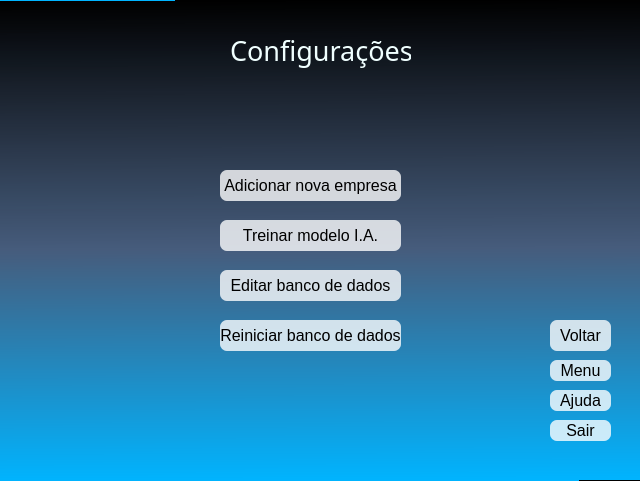
<?xml version="1.0" encoding="UTF-8"?>
<ui version="4.0">
 <class>MainWindow</class>
 <widget class="QMainWindow" name="MainWindow">
  <property name="geometry">
   <rect>
    <x>0</x>
    <y>0</y>
    <width>640</width>
    <height>481</height>
   </rect>
  </property>
  <property name="windowTitle">
   <string>MainWindow</string>
  </property>
  <property name="styleSheet">
   <string notr="true">background-color: qlineargradient(spread:repeat, x1:0.531, y1:1, x2:0.525584, y2:0, stop:0 rgba(0, 180, 255, 255), stop:0.482955 rgba(70, 92, 124, 255), stop:1 rgba(0, 0, 0, 246));</string>
  </property>
  <widget class="QWidget" name="centralwidget">
   <widget class="QPushButton" name="button_help">
    <property name="geometry">
     <rect>
      <x>550</x>
      <y>390</y>
      <width>61</width>
      <height>21</height>
     </rect>
    </property>
    <property name="styleSheet">
     <string notr="true">QPushButton {
background-color: rgba(255,255,255,200);    
color: rgb(0, 0, 0); 
font: 12pt;
font-family: &quot;Microsoft Sans Serif&quot;;
font-weight: 400;
border-radius: 7px;
}
QPushButton:hover{ 
background-color:rgba(255,255,255,255);
}</string>
    </property>
    <property name="text">
     <string>Ajuda</string>
    </property>
   </widget>
   <widget class="QPushButton" name="button_quit">
    <property name="geometry">
     <rect>
      <x>550</x>
      <y>420</y>
      <width>61</width>
      <height>21</height>
     </rect>
    </property>
    <property name="font">
     <font>
      <family>Microsoft Sans Serif</family>
      <pointsize>12</pointsize>
      <weight>50</weight>
      <italic>false</italic>
      <bold>false</bold>
     </font>
    </property>
    <property name="styleSheet">
     <string notr="true">QPushButton {
background-color: rgba(255,255,255,200);    
color: rgb(0, 0, 0); 
font: 12pt;
font-family: &quot;Microsoft Sans Serif&quot;;
font-weight: 400;
border-radius: 7px;
}
QPushButton:hover{ 
background-color:rgba(255,255,255,255);
}</string>
    </property>
    <property name="text">
     <string>Sair</string>
    </property>
   </widget>
   <widget class="QPushButton" name="button_menu">
    <property name="geometry">
     <rect>
      <x>550</x>
      <y>360</y>
      <width>61</width>
      <height>21</height>
     </rect>
    </property>
    <property name="styleSheet">
     <string notr="true">QPushButton {
background-color: rgba(255,255,255,200);    
color: rgb(0, 0, 0); 
font: 12pt;
font-family: &quot;Microsoft Sans Serif&quot;;
font-weight: 400;
border-radius: 7px;
}
QPushButton:hover{ 
background-color:rgba(255,255,255,255);
}</string>
    </property>
    <property name="text">
     <string>Menu</string>
    </property>
   </widget>
   <widget class="QPushButton" name="button_add_company">
    <property name="geometry">
     <rect>
      <x>220</x>
      <y>170</y>
      <width>181</width>
      <height>31</height>
     </rect>
    </property>
    <property name="font">
     <font>
      <family>Microsoft Sans Serif</family>
      <pointsize>12</pointsize>
      <weight>50</weight>
      <italic>false</italic>
      <bold>false</bold>
     </font>
    </property>
    <property name="layoutDirection">
     <enum>Qt::LeftToRight</enum>
    </property>
    <property name="styleSheet">
     <string notr="true">QPushButton {
background-color: rgba(255,255,255,200);    
color: rgb(0, 0, 0); 
font: 12pt;
font-family: &quot;Microsoft Sans Serif&quot;;
font-weight: 400;
border-radius: 7px;
}
QPushButton:hover{ 
background-color:rgba(255,255,255,255);
}</string>
    </property>
    <property name="text">
     <string>Adicionar nova empresa</string>
    </property>
   </widget>
   <widget class="QPushButton" name="button_train_AI">
    <property name="geometry">
     <rect>
      <x>220</x>
      <y>220</y>
      <width>181</width>
      <height>31</height>
     </rect>
    </property>
    <property name="font">
     <font>
      <family>Microsoft Sans Serif</family>
      <pointsize>12</pointsize>
      <weight>50</weight>
      <italic>false</italic>
      <bold>false</bold>
     </font>
    </property>
    <property name="layoutDirection">
     <enum>Qt::LeftToRight</enum>
    </property>
    <property name="styleSheet">
     <string notr="true">QPushButton {
background-color: rgba(255,255,255,200);    
color: rgb(0, 0, 0); 
font: 12pt;
font-family: &quot;Microsoft Sans Serif&quot;;
font-weight: 400;
border-radius: 7px;
}
QPushButton:hover{ 
background-color:rgba(255,255,255,255);
}</string>
    </property>
    <property name="text">
     <string>Treinar modelo I.A.</string>
    </property>
   </widget>
   <widget class="QPushButton" name="button_restart_db">
    <property name="geometry">
     <rect>
      <x>220</x>
      <y>320</y>
      <width>181</width>
      <height>31</height>
     </rect>
    </property>
    <property name="font">
     <font>
      <family>Microsoft Sans Serif</family>
      <pointsize>12</pointsize>
      <weight>50</weight>
      <italic>false</italic>
      <bold>false</bold>
     </font>
    </property>
    <property name="layoutDirection">
     <enum>Qt::LeftToRight</enum>
    </property>
    <property name="styleSheet">
     <string notr="true">QPushButton {
background-color: rgba(255,255,255,200);    
color: rgb(0, 0, 0); 
font: 12pt;
font-family: &quot;Microsoft Sans Serif&quot;;
font-weight: 400;
border-radius: 7px;
}
QPushButton:hover{ 
background-color:rgba(255,255,255,255);
}</string>
    </property>
    <property name="text">
     <string>Reiniciar banco de dados</string>
    </property>
   </widget>
   <widget class="QLabel" name="window_label">
    <property name="geometry">
     <rect>
      <x>230</x>
      <y>30</y>
      <width>181</width>
      <height>41</height>
     </rect>
    </property>
    <property name="font">
     <font>
      <family>Berlin Sans FB</family>
      <pointsize>50</pointsize>
     </font>
    </property>
    <property name="styleSheet">
     <string notr="true">background-color: qradialgradient(spread:pad, cx:0.5, cy:0.5, radius:0.5, fx:0.5, fy:0.5, stop:1 rgba(0, 0, 0, 0));
color: rgb(240, 255, 255);
font-size: 36,</string>
    </property>
    <property name="text">
     <string>&lt;html&gt;&lt;head/&gt;&lt;body&gt;&lt;p&gt;&lt;span style=&quot; font-size:20pt;&quot;&gt;Configurações&lt;/span&gt;&lt;/p&gt;&lt;/body&gt;&lt;/html&gt;</string>
    </property>
   </widget>
   <widget class="QPushButton" name="button_goback">
    <property name="geometry">
     <rect>
      <x>550</x>
      <y>320</y>
      <width>61</width>
      <height>31</height>
     </rect>
    </property>
    <property name="styleSheet">
     <string notr="true">QPushButton {
background-color: rgba(255,255,255,200);    
color: rgb(0, 0, 0); 
font: 12pt;
font-family: &quot;Microsoft Sans Serif&quot;;
font-weight: 400;
border-radius: 7px;
}
QPushButton:hover{ 
background-color:rgba(255,255,255,255);
}</string>
    </property>
    <property name="text">
     <string>Voltar</string>
    </property>
   </widget>
   <widget class="QPushButton" name="button_edit_db">
    <property name="geometry">
     <rect>
      <x>220</x>
      <y>270</y>
      <width>181</width>
      <height>31</height>
     </rect>
    </property>
    <property name="font">
     <font>
      <family>Microsoft Sans Serif</family>
      <pointsize>12</pointsize>
      <weight>50</weight>
      <italic>false</italic>
      <bold>false</bold>
     </font>
    </property>
    <property name="layoutDirection">
     <enum>Qt::LeftToRight</enum>
    </property>
    <property name="styleSheet">
     <string notr="true">QPushButton {
background-color: rgba(255,255,255,200);    
color: rgb(0, 0, 0); 
font: 12pt;
font-family: &quot;Microsoft Sans Serif&quot;;
font-weight: 400;
border-radius: 7px;
}
QPushButton:hover{ 
background-color:rgba(255,255,255,255);
}</string>
    </property>
    <property name="text">
     <string>Editar banco de dados</string>
    </property>
   </widget>
  </widget>
 </widget>
 <resources/>
 <connections/>
</ui>
